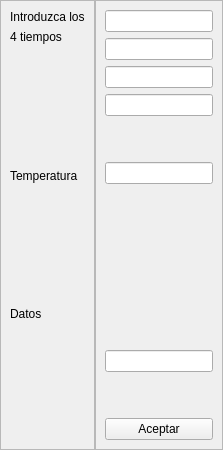
               <widget class="QWidget" name="page_rutina5">
                <layout class="QHBoxLayout" name="horizontalLayout_9">
                 <property name="spacing">
                  <number>0</number>
                 </property>
                 <property name="leftMargin">
                  <number>0</number>
                 </property>
                 <property name="topMargin">
                  <number>0</number>
                 </property>
                 <property name="rightMargin">
                  <number>0</number>
                 </property>
                 <property name="bottomMargin">
                  <number>0</number>
                 </property>
                 <item>
                  <widget class="QFrame" name="frame_19">
                   <property name="frameShape">
                    <enum>QFrame::StyledPanel</enum>
                   </property>
                   <property name="frameShadow">
                    <enum>QFrame::Raised</enum>
                   </property>
                   <layout class="QVBoxLayout" name="verticalLayout_25">
                    <item>
                     <widget class="QLabel" name="label_23">
                      <property name="text">
                       <string>Introduzca los</string>
                      </property>
                     </widget>
                    </item>
                    <item>
                     <widget class="QLabel" name="label_24">
                      <property name="text">
                       <string>4 tiempos</string>
                      </property>
                     </widget>
                    </item>
                    <item>
                     <spacer name="verticalSpacer_16">
                      <property name="orientation">
                       <enum>Qt::Vertical</enum>
                      </property>
                      <property name="sizeHint" stdset="0">
                       <size>
                        <width>20</width>
                        <height>40</height>
                       </size>
                      </property>
                     </spacer>
                    </item>
                    <item>
                     <widget class="QLabel" name="label_44">
                      <property name="text">
                       <string>Temperatura</string>
                      </property>
                     </widget>
                    </item>
                    <item>
                     <spacer name="verticalSpacer_18">
                      <property name="orientation">
                       <enum>Qt::Vertical</enum>
                      </property>
                      <property name="sizeHint" stdset="0">
                       <size>
                        <width>20</width>
                        <height>40</height>
                       </size>
                      </property>
                     </spacer>
                    </item>
                    <item>
                     <widget class="QLabel" name="label_45">
                      <property name="text">
                       <string>Datos</string>
                      </property>
                     </widget>
                    </item>
                    <item>
                     <spacer name="verticalSpacer_19">
                      <property name="orientation">
                       <enum>Qt::Vertical</enum>
                      </property>
                      <property name="sizeHint" stdset="0">
                       <size>
                        <width>20</width>
                        <height>40</height>
                       </size>
                      </property>
                     </spacer>
                    </item>
                   </layout>
                  </widget>
                 </item>
                 <item>
                  <widget class="QFrame" name="frame_18">
                   <property name="maximumSize">
                    <size>
                     <width>177</width>
                     <height>16777215</height>
                    </size>
                   </property>
                   <property name="frameShape">
                    <enum>QFrame::StyledPanel</enum>
                   </property>
                   <property name="frameShadow">
                    <enum>QFrame::Raised</enum>
                   </property>
                   <layout class="QVBoxLayout" name="verticalLayout_24">
                    <item>
                     <widget class="QLineEdit" name="bragg1"/>
                    </item>
                    <item>
                     <widget class="QLineEdit" name="bragg2"/>
                    </item>
                    <item>
                     <widget class="QLineEdit" name="bragg3"/>
                    </item>
                    <item>
                     <widget class="QLineEdit" name="bragg4"/>
                    </item>
                    <item>
                     <spacer name="verticalSpacer_17">
                      <property name="orientation">
                       <enum>Qt::Vertical</enum>
                      </property>
                      <property name="sizeHint" stdset="0">
                       <size>
                        <width>20</width>
                        <height>40</height>
                       </size>
                      </property>
                     </spacer>
                    </item>
                    <item>
                     <widget class="QLineEdit" name="temprutina_5"/>
                    </item>
                    <item>
                     <spacer name="verticalSpacer_20">
                      <property name="orientation">
                       <enum>Qt::Vertical</enum>
                      </property>
                      <property name="sizeType">
                       <enum>QSizePolicy::Fixed</enum>
                      </property>
                      <property name="sizeHint" stdset="0">
                       <size>
                        <width>20</width>
                        <height>160</height>
                       </size>
                      </property>
                     </spacer>
                    </item>
                    <item>
                     <widget class="QLineEdit" name="lineEdit_31"/>
                    </item>
                    <item>
                     <spacer name="verticalSpacer_21">
                      <property name="orientation">
                       <enum>Qt::Vertical</enum>
                      </property>
                      <property name="sizeHint" stdset="0">
                       <size>
                        <width>20</width>
                        <height>40</height>
                       </size>
                      </property>
                     </spacer>
                    </item>
                    <item>
                     <widget class="QPushButton" name="bt_aceptar_r5">
                      <property name="text">
                       <string>Aceptar</string>
                      </property>
                     </widget>
                    </item>
                   </layout>
                  </widget>
                 </item>
                </layout>
               </widget>
